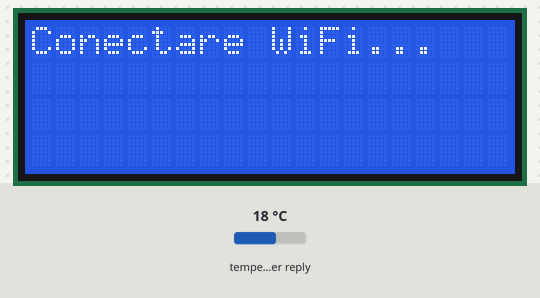
The sketch below on a simulated ESP32-S3. Shown: 20×4 character LCD. The inputs (shaded band) are chosen by the test bench; at power-on: temperature in the weather reply 18 °C. WiFi joins after 1.5 s; servers stay silent unless stated; the local clock reads 2024-03-15 10:24:30 at power-on unless the sketch sets it; web services answer with replies made up by the test bench; what the sketch prints to the serial monitor is not drawn.

Above: at 0.2 s.
At 1.7 s:
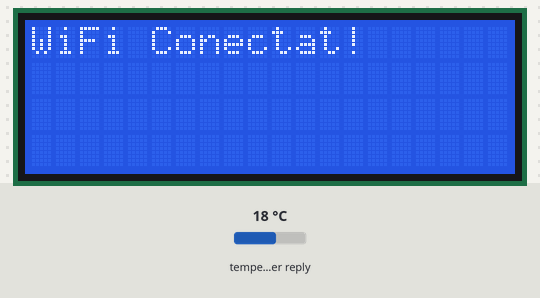
At 3.25 s:
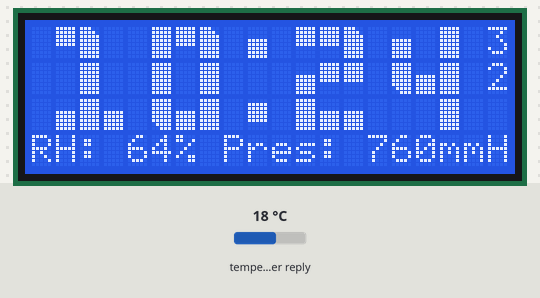
At 20.6 s:
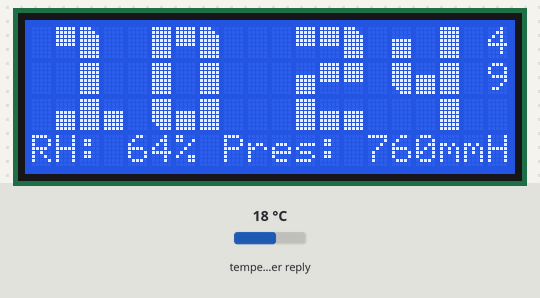
At 30.28 s:
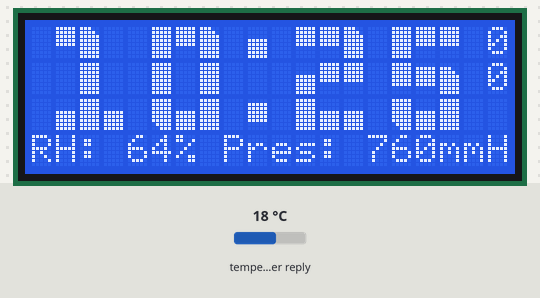
At 36.6 s:
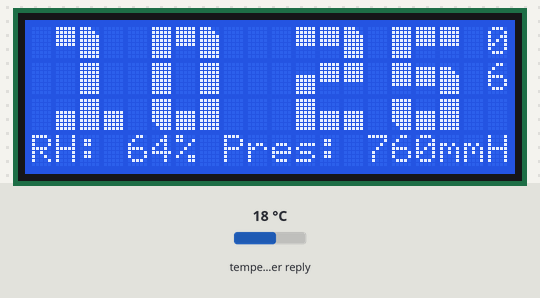

The sketch:

NTPclock_weather_v1a.ino
```cpp
// ============================================================================
// Ceas LCD 20x4 I2C (8/9) cu Open-Meteo Craiova pentru ESP32-S3 SuperMini (Nicu Florica / niq_ro)
// Adaptat dupa schita originala de la https://www.youtube.com/watch?v=8txWH-ZVqIE&t=1049s
// ============================================================================
/*
       +-----------------------+              +-----------------------+
       |   ESP32-S3 SUPERMINI  |              |    AFIȘAJ LCD 20X4    |
       |     (Vedere de sus)   |              |   (Modulul I2C spate) |
       +-----------------------+              +-----------------------+
       |                       |              |                       |
       |  [ 5V ]---------------+------------->| [ VCC ]               |
       |  [ GND]---------------+------------->| [ GND ]               |
       |                       |              |                       |
       |  [ IO8 ] (SDA)--------+------------->| [ SDA ]               |
       |  [ IO9 ] (SCL)--------+------------->| [ SCL ]               |
       |                       |              |                       |
       +-----------------------+              +-----------------------+
v.1.a- adaugat actualizare ora vara/iarna automat (DST)
*/

#include <Wire.h>
#include <WiFi.h>
#include <WiFiMulti.h>
#include <WiFiClientSecure.h>
#include <HTTPClient.h>
#include <ArduinoJson.h>
#include <LiquidCrystal_I2C.h>
#include <time.h>

// Configurare pini I2C ceruti pentru ESP32-S3 SuperMini
#define I2C_SDA 8
#define I2C_SCL 9

// Initializare LCD 20x4 la adresa standard 0x27
LiquidCrystal_I2C lcd(0x27, 20, 4);

WiFiMulti wifiMulti;

char *Mon[] = {"Ian", "Feb", "Mar", "Apr", "Mai", "Iun", "Iul", "Aug", "Sep", "Oct", "Noi", "Dec"};
char *Day[] = {"Duminica", "Luni", "Marti", "Miercuri", "Joi", "Vineri", "Sambata"};

char ntp_server1[] = "pool.ntp.org";
char ntp_server2[] = "time.nist.gov";

// Variabile meteo Open-Meteo Craiova
int temperature = 0;
int umiditate = 0;
bool dateMeteoValide = false;
String stareVreme = "---"; // Noua variabilă pentru starea vremii
int presiune_mmhg = 0;
int w_pres_mmhg = 0;
float w_temp = 0.0;
int w_hum = 0;
float w_uv_index = 0.0;
unsigned long ultimaVerificareMeteo = 0;


int msecond, second, minute, hour, dayOfWeek, dayOfMonth, month, year, dots;
unsigned long lastSecond = millis();
unsigned long currentMillis = 0;
unsigned long scrollMillis = 0;
unsigned long lastUpdateTime = 0;
unsigned long lastUpdateData = 0;
unsigned int stringLength;
char timeBuffer[100]; // Dimensiune marita si corectata pentru textul extins

const int MESSAGE_LENGTH = sizeof(timeBuffer);
const int DISPLAY_WIDTH = 20;
int g_nPosition = 0;
String upperSec = "0";
String underSec = "0";

#define B 0x20

// Matricea de caractere mari pastrata din codul tau original
char bn1[] = {
  8, 2, 1, 2, 1, B, 2, 2, 1, 2, 2, 1, 3, B, 8, 8, 2, 2, 8, 2, 2, 2, 2, 8, 8, 2, 1, 8, 2, 1, 8, 2, 1, 8, 2, 1, 3, 2, 2, 8, 2, 1, 8, 2, 2, 8, 2, 2, 8, 2, 1, 8, B, 8, B, 8, B, B, B, 8, 8, B, 8, 8, B, B, 8, 3, 1, 8, B, 1, 8, 2, 1, 8, 2, 1, 8, 2, 1, 8, 2, 1, 8, 2, 5, 2, 8, 2, 8, B, 8, 8, B, 8, 8, B, 8, 8, B, 8, 8, B, 8, 2, 2, 1, B, B, B
};
char bn2[] = {
  8, B, 8, B, 8, B , 3, 2, 2, B, 6, 1, 4, 3, 8, 5, 6, 7, 8, 6, 7, B, 3, 2, 8, 6, 8, 5, 6, 8, 8, 6, 8, 8, 6, 1, 8, B, B, 8, B, 8, 8, 6, B, 8, 6, B, 8, B, 3, 8, 6, 8, B, 8, B, B, B, 8, 8, 6, 2, 8, B, B, 8, B, 8, 8, 4, 8, 8, B, 8, 8, 2, 2, 8, B, 8, 8, 3, 8, 2, 2, 1, B, 8, B, 8, B, 8, 8, B, 8, 8, B, 8, B, 6, B, 2, 3, 2, B, 6, B, B, B, B
};
char bn3[] = {
  4, 3, 8, 3, 8, 3, 8, 3, 3, 3, 3, 8, B, B, 8, 4, 3, 8, 4, 3, 8, B, 8, B, 4, 3, 8, B, B, 8, 8, B, 8, 8, 3, 8, 4, 3, 3, 8, 3, 8, 8, 3, 3, 8, B, B, 4, 3, 8, 8, B, 8, B, 8, B, 4, 8, B, 8, B, 1, 8, 3, 3, 8, B, 8, 8, B, 8, 4, 3, 8, 8, B, B, 4, 3, 7, 8, B, 1, 4, 3, 8, B, 8, B, 4, 3, 8, 2, 3, 2, 4, 2, 8, 8, B, 8, B, 8, B, 4, 3, 3, B, B, B
};

void DefineLargeChar();
void printTwoNumber(uint8_t number, uint8_t position);
void printColons(uint8_t position);
void printNoColons(uint8_t position);
void getWeatherCraiova();
void updateTime();
void concatenate();
void scrollDisplay(int line, int speed);

void setup() {
  Serial.begin(115200);

  // Pornirea I2C cu pinii ceruti (8 si 9) inainte de initializarea LCD
  Wire.begin(I2C_SDA, I2C_SCL);

  lcd.begin();
  lcd.backlight();
  DefineLargeChar();
  lcd.clear();
  lcd.print("Conectare WiFi...");

  // Adaugare cele doua retele stabilite anterior
  wifiMulti.addAP("bbk", "internet");
  wifiMulti.addAP("bbk2", "internet2");

  while (wifiMulti.run() != WL_CONNECTED) {
    Serial.print(".");
    delay(500);
  }

  lcd.clear();
  lcd.print("WiFi Conectat!");
  delay(1000);

  // Fus orar Romania cu schimbare automata vara/iarna
  configTime(0, 0, ntp_server1, ntp_server2);
  setenv("TZ", "EET-2EEST,M3.5.0/3,M10.5.0/4", 1);
  tzset();

  lcd.clear();
  lcd.print("Sincronizare NTP...");

  struct tm timeinfo;
  while (!getLocalTime(&timeinfo)) {
    Serial.print(".");
    delay(500);
  }
Serial.printf(
  "DST=%d  Ora=%02d:%02d:%02d\n",
  timeinfo.tm_isdst,
  timeinfo.tm_hour,
  timeinfo.tm_min,
  timeinfo.tm_sec
);

  lcd.clear();
  updateTime();
  getWeatherCraiova();
}

void loop() {
  currentMillis = millis();

  // Verificare Wi-Fi si actualizari periodice
  if (WiFi.status() != WL_CONNECTED) {
    wifiMulti.run();
  }

  if ((currentMillis - lastUpdateTime) > 1000)
    updateTime();
  if ((currentMillis - lastUpdateData) > 900000) getWeatherCraiova(); // Update meteo la 15 minute
  if (year < 2000) updateTime();

  dots = (currentMillis % 1000) < 500;
  if (dots) printColons(9); else printNoColons(9);

if ((millis() - lastSecond) > 1000) {

  lastSecond = millis();

  updateTime();

  if (second < 10) {
    upperSec = "0";
    underSec = String(second);
  } else {
    upperSec = String(second / 10);
    underSec = String(second % 10);
  }

  printTwoNumber(hour, 1);
  printTwoNumber(minute, 11);


  lcd.setCursor(19, 0);
  lcd.print(upperSec);

  lcd.setCursor(19, 1);
  lcd.print(underSec);
}

  concatenate();
  scrollDisplay(3, 350); // Derulare text pe linia 4
}

// Rescris complet pentru utilizarea HTTPS securizat Open-Meteo Craiova
void getWeatherCraiova() {
  if (WiFi.status() != WL_CONNECTED) {
    Serial.println("[VREME] WiFi deconectat!");
    return;
  }

  WiFiClient client;
  HTTPClient http;

  // URL-ul tău original care funcționează perfect
  String urlWeather = "http://api.open-meteo.com/v1/forecast?latitude=44.31&longitude=23.80&current=temperature_2m,relative_humidity_2m,pressure_msl,weather_code,uv_index&forecast_days=1&timezone=auto";

  Serial.println("[VREME] Se preiau datele meteo și UV...");
  http.begin(client, urlWeather);
  int httpCode = http.GET();

  if (httpCode == HTTP_CODE_OK) {
    String payload = http.getString();
    DynamicJsonDocument doc(4096);
    DeserializationError error = deserializeJson(doc, payload);

    if (!error) {
      JsonObject current = doc["current"];
      w_temp = current["temperature_2m"].as<float>();
      w_hum = current["relative_humidity_2m"].as<int>();
      w_uv_index = current["uv_index"].as<float>();

      float pres_hpa = current["pressure_msl"].as<float>();
      if (pres_hpa > 0) {
        w_pres_mmhg = pres_hpa * 0.750062 + 0.5;
      }

      // ====================================================================
      // CONECTARE DIRECTĂ CU VARIABILELE CEASULUI TĂU
      // ====================================================================
      temperature = (int)round(w_temp); // Trimite temperatura la ceas
      umiditate = w_hum;                // Trimite umiditatea la ceas
      if (umiditate > 99) umiditate = 99;
      presiune_mmhg = w_pres_mmhg;      // Trimite presiunea corectă la ceas

      int wmo = current["weather_code"].as<int>();
      if (wmo == 0)                    stareVreme = "Senin";
      else if (wmo >= 1 && wmo <= 3)   stareVreme = "Innorat";
      else if (wmo >= 45 && wmo <= 48) stareVreme = "Ceata";
      else if (wmo >= 51 && wmo <= 55) stareVreme = "Burnita";
      else if (wmo >= 61 && wmo <= 65) stareVreme = "Ploaie";
      else if (wmo >= 71 && wmo <= 75) stareVreme = "Zapada";
      else if (wmo >= 80 && wmo <= 82) stareVreme = "Averse";
      else if (wmo >= 95)              stareVreme = "Furtuna";
      else                             stareVreme = "Altfel";

      // Activăm semnalul că avem date meteo valide pentru rândul 4 al ecranului
      dateMeteoValide = true;
      lastUpdateData = millis();

      Serial.println("[VREME] Meteo & UV OK -> ");
      Serial.printf("Temp: %.1f°C, Hum: %d%%, UV: %.1f, Pres: %d mmHg, Stare: %s\n",
                    w_temp, w_hum, w_uv_index, presiune_mmhg, stareVreme.c_str());
    } else {
      dateMeteoValide = false;
    }
  } else {
    Serial.printf("[VREME] Eroare HTTP: %d\n", httpCode);
    dateMeteoValide = false;
  }
  http.end();
}


// Actualizare folosind functiile native stabile de ESP32
void updateTime() {
  struct tm timeinfo;

  if (getLocalTime(&timeinfo)) {

    year       = timeinfo.tm_year + 1900;
    month      = timeinfo.tm_mon;
    dayOfMonth = timeinfo.tm_mday;
    dayOfWeek  = timeinfo.tm_wday;

    hour       = timeinfo.tm_hour;
    minute     = timeinfo.tm_min;
    second     = timeinfo.tm_sec;

    lastUpdateTime = millis();

    static int oldDay = -1;

    if (oldDay != dayOfMonth) {
      oldDay = dayOfMonth;
      concatenate();
    }
  }
}

// Concatenare text scrollbar cu suport Open-Meteo (Temperatura + Umiditate)
void concatenate() {
  int i;
  memset(timeBuffer, ' ', (MESSAGE_LENGTH - 1));

  if (dateMeteoValide) {
    // Am adăugat și UV: %.1f în interiorul textului derulabil
    snprintf(timeBuffer, (MESSAGE_LENGTH - 1), " %s %02d-%s-%04d Temp: %+d\337C RH: %d%% Pres: %dmmHg UV: %.1f (%s) ",
             Day[dayOfWeek], dayOfMonth, Mon[month], year, temperature, umiditate, presiune_mmhg, w_uv_index, stareVreme.c_str());
  } else {
    snprintf(timeBuffer, (MESSAGE_LENGTH - 1), " %s %02d-%s-%04d (Eroare Meteo) ",
             Day[dayOfWeek], dayOfMonth, Mon[month], year);
  }

  for (i = 0; i < 3; i++) {
    timeBuffer[(MESSAGE_LENGTH - 2) + i] = ' ';
  }

  String timestr = String(timeBuffer);
  stringLength = timestr.length();
}


// Toate functiile de desenare custom din schita ta originală au fost pastrate intacte mai jos
void scrollDisplay(int line, int speed) {
  int i;
  if ((currentMillis - scrollMillis) > speed) {
    scrollMillis = millis();

    if (g_nPosition < stringLength - DISPLAY_WIDTH) {
      for (i = 0; i < DISPLAY_WIDTH; i++) {
        lcd.setCursor(i, line);
        lcd.print(timeBuffer[g_nPosition + i]);
        lcd.print(timeBuffer[stringLength] = ' ');
      }
    } else {
      int nChars = stringLength - g_nPosition;
      for (i = 0; i < nChars; i++) {
        lcd.setCursor(i, line);
        lcd.print(timeBuffer[g_nPosition + i]);
        lcd.print(timeBuffer[stringLength] = ' ');
      }
      for (i = 0; i < (DISPLAY_WIDTH - nChars); i++) {
        lcd.setCursor(nChars + i, line);
        lcd.print(timeBuffer[i]);
        lcd.print(timeBuffer[stringLength] = ' ');
      }
    }

    g_nPosition++;
    if (g_nPosition >= stringLength) {
      g_nPosition = 0;
    }
  }
}

void printTwoNumber(uint8_t number, uint8_t position) {
  int digit0 = number % 10;
  int digit1 = number / 10;

  lcd.setCursor(position, 0);
  lcd.write(bn1[digit1 * 3]); lcd.write(bn1[digit1 * 3 + 1]); lcd.write(bn1[digit1 * 3 + 2]);
  lcd.write(B);
  lcd.write(bn1[digit0 * 3]); lcd.write(bn1[digit0 * 3 + 1]); lcd.write(bn1[digit0 * 3 + 2]);

  lcd.setCursor(position, 1);
  lcd.write(bn2[digit1 * 3]); lcd.write(bn2[digit1 * 3 + 1]); lcd.write(bn2[digit1 * 3 + 2]);
  lcd.write(B);
  lcd.write(bn2[digit0 * 3]); lcd.write(bn2[digit0 * 3 + 1]); lcd.write(bn2[digit0 * 3 + 2]);

  lcd.setCursor(position, 2);
  lcd.write(bn3[digit1 * 3]); lcd.write(bn3[digit1 * 3 + 1]); lcd.write(bn3[digit1 * 3 + 2]);
  lcd.write(B);
  lcd.write(bn3[digit0 * 3]); lcd.write(bn3[digit0 * 3 + 1]); lcd.write(bn3[digit0 * 3 + 2]);
}

void printColons(uint8_t position) {
  lcd.setCursor(position, 0); lcd.write(3);
  lcd.setCursor(position, 2); lcd.write(6);
}

void printNoColons(uint8_t position) {
  lcd.setCursor(position, 0); lcd.write(B);
  lcd.setCursor(position, 2); lcd.write(B);
}

void DefineLargeChar() {
  uint8_t cc1[8] = { B11100, B11110, B11111, B11111, B11111, B11111, B11111, B11111 };
  uint8_t cc2[8] = { B11111, B11111, B11111, B11111, B11111, B00000, B00000, B00000 };
  uint8_t cc3[8] = { B00000, B00000, B00000, B11111, B11111, B11111, B11111, B11111 };
  uint8_t cc4[8] = { B11111, B11111, B11111, B11111, B11111, B11111, B01111, B00111 };
  uint8_t cc5[8] = { B11111, B11111, B11111, B11111, B11111, B11111, B00000, B00000 };
  uint8_t cc6[8] = { B00000, B11111, B11111, B11111, B11111, B11111, B00000, B00000 };
  uint8_t cc7[8] = { B00000, B11100, B11110, B11111, B11111, B11111, B11111, B11111 };
  uint8_t cc8[8] = { B11111, B11111, B11111, B11111, B11111, B11111, B11111, B11111 };

  lcd.createChar(1, cc1); lcd.createChar(2, cc2); lcd.createChar(3, cc3); lcd.createChar(4, cc4);
  lcd.createChar(5, cc5); lcd.createChar(6, cc6); lcd.createChar(7, cc7); lcd.createChar(8, cc8);
}
```

Measured:
- what the display in image 1 shows lasts 1.0 s, from 1.7 s to 2.7 s
- what the display in image 2 shows lasts 0.5 s, from 3.0 s to 3.5 s
- what the display in image 4 shows lasts 0.4 s, from 30.1 s to 30.5 s
- what the display in image 5 shows lasts 0.6 s, from 36.5 s to 37.1 s
